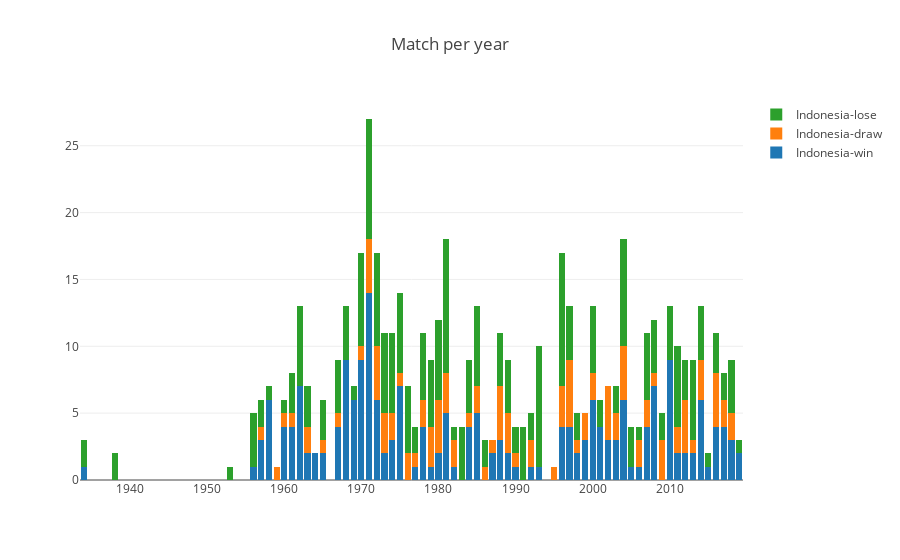

The cell this chart's notebook holds for it:
### Code cell
indonesiaWin = indonesiaYear.agg({'win' : 'sum', 'draw' : 'sum', 'lose' : 'sum'})
# plotMatch = go.Scatter(x = indonesiaYear.count().index, y = indonesiaYear.count()['win'], mode = 'lines+markers', name = 'Indonesia-match')

plotWin = go.Bar(x = indonesiaWin.index, y = indonesiaWin['win'],  name = 'Indonesia-win')

plotDraw = go.Bar(x = indonesiaWin.index, y = indonesiaWin['draw'], name = 'Indonesia-draw')

plotLose = go.Bar(x = indonesiaWin.index, y = indonesiaWin['lose'], name = 'Indonesia-lose')


data = [plotWin, plotDraw, plotLose]
layout = go.Layout(title = 'Match per year', barmode = 'stack')
fig = go.Figure(data = data, layout = layout)
fig.show()

### Figure 1 — Plotly figure (JSON) as saved in the notebook; plotly's stock layout.template omitted (floating-point values rounded to 4 significant figures)
{"data": [{"name": "Indonesia-win", "type": "bar", "uid": "4b3189e1-18ed-45d0-b296-2f942f6c8c25", "x": [1934, 1938, 1953, 1956, 1957, 1958, 1959, 1960, 1961, 1962, 1963, 1964, 1965, 1967, 1968, 1969, 1970, 1971, 1972, 1973, 1974, 1975, 1976, 1977, 1978, 1979, 1980, 1981, 1982, 1983, 1984, 1985, 1986, 1987, 1988, 1989, 1990, 1991, 1992, 1993, 1995, 1996, 1997, 1998, 1999, 2000, 2001, 2002, 2003, 2004, 2005, 2006, 2007, 2008, 2009, 2010, 2011, 2012, 2013, 2014, 2015, 2016, 2017, 2018, 2019], "y": [1, 0, 0, 1, 3, 6, 0, 4, 4, 7, 2, 2, 2, 4, 9, 6, 9, 14, 6, 2, 3, 7, 0, 1, 4, 1, 2, 5, 1, 0, 4, 5, 0, 2, 3, 2, 1, 0, 1, 1, 0, 4, 4, 2, 3, 6, 4, 3, 3, 6, 1, 1, 4, 7, 0, 9, 2, 2, 2, 6, 1, 4, 4, 3, 2]}, {"name": "Indonesia-draw", "type": "bar", "uid": "28d4ab61-f6e4-4c1f-8b4b-8ab6e758f581", "x": [1934, 1938, 1953, 1956, 1957, 1958, 1959, 1960, 1961, 1962, 1963, 1964, 1965, 1967, 1968, 1969, 1970, 1971, 1972, 1973, 1974, 1975, 1976, 1977, 1978, 1979, 1980, 1981, 1982, 1983, 1984, 1985, 1986, 1987, 1988, 1989, 1990, 1991, 1992, 1993, 1995, 1996, 1997, 1998, 1999, 2000, 2001, 2002, 2003, 2004, 2005, 2006, 2007, 2008, 2009, 2010, 2011, 2012, 2013, 2014, 2015, 2016, 2017, 2018, 2019], "y": [0, 0, 0, 0, 1, 0, 1, 1, 1, 0, 2, 0, 1, 1, 0, 0, 1, 4, 4, 3, 2, 1, 2, 1, 2, 3, 4, 3, 2, 0, 1, 2, 1, 1, 4, 3, 1, 0, 2, 0, 1, 3, 5, 1, 2, 2, 0, 4, 2, 4, 0, 2, 2, 1, 3, 0, 2, 4, 1, 3, 0, 4, 2, 2, 0]}, {"name": "Indonesia-lose", "type": "bar", "uid": "dd6c4353-d750-4ca1-9427-fac369e5738b", "x": [1934, 1938, 1953, 1956, 1957, 1958, 1959, 1960, 1961, 1962, 1963, 1964, 1965, 1967, 1968, 1969, 1970, 1971, 1972, 1973, 1974, 1975, 1976, 1977, 1978, 1979, 1980, 1981, 1982, 1983, 1984, 1985, 1986, 1987, 1988, 1989, 1990, 1991, 1992, 1993, 1995, 1996, 1997, 1998, 1999, 2000, 2001, 2002, 2003, 2004, 2005, 2006, 2007, 2008, 2009, 2010, 2011, 2012, 2013, 2014, 2015, 2016, 2017, 2018, 2019], "y": [2, 2, 1, 4, 2, 1, 0, 1, 3, 6, 3, 0, 3, 4, 4, 1, 7, 9, 7, 6, 6, 6, 5, 2, 5, 5, 6, 10, 1, 4, 4, 6, 2, 0, 4, 4, 2, 4, 2, 9, 0, 10, 4, 2, 0, 5, 2, 0, 2, 8, 3, 1, 5, 4, 2, 4, 6, 3, 6, 4, 1, 3, 2, 4, 1]}], "layout": {"barmode": "stack", "title": {"text": "Match per year"}}}
